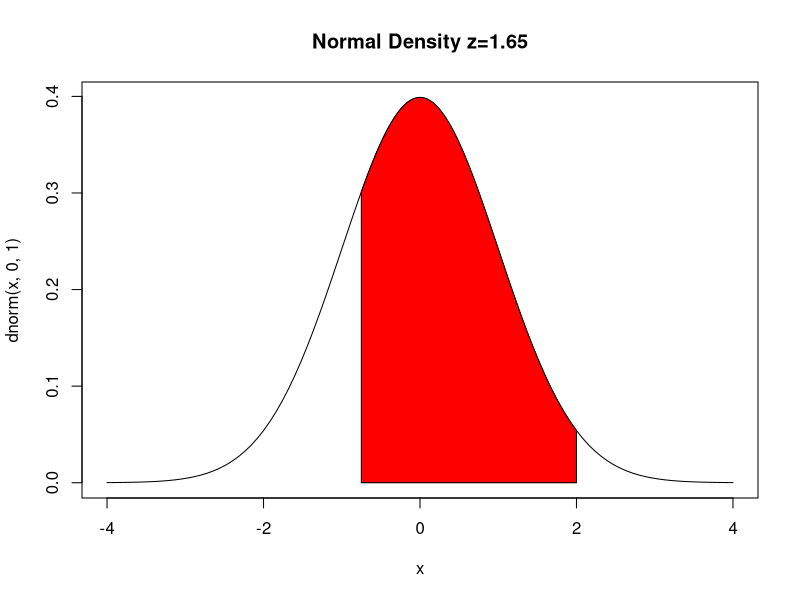

Write the R code that produced this figure.

curve(dnorm(x,0,1), xlim=c(-4,4), main="Normal Density z=1.65")
from.z <- -.75
to.z <- 2
S.x <- c(from.z, seq(from.z, to.z, 0.01), to.z)
S.y <- c(0, dnorm(seq(from.z, to.z, 0.01)), 0)
polygon(S.x,S.y, col="red")

